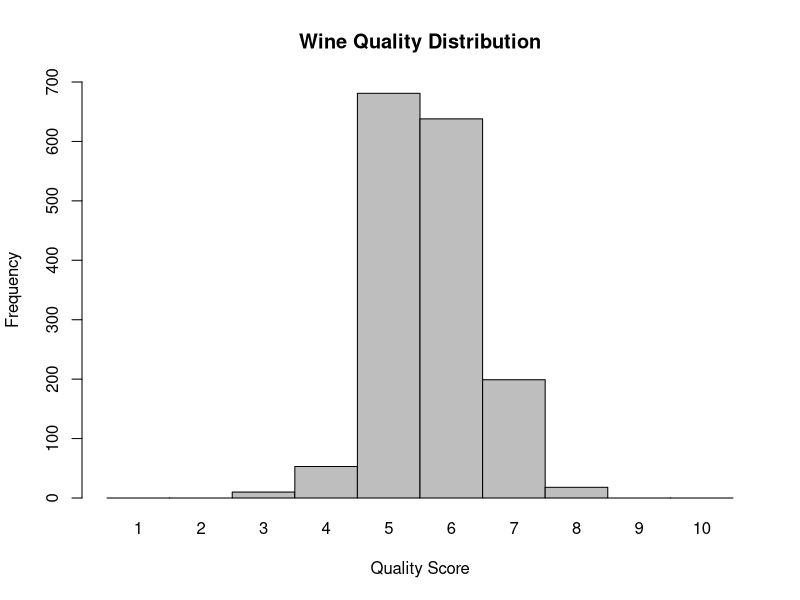
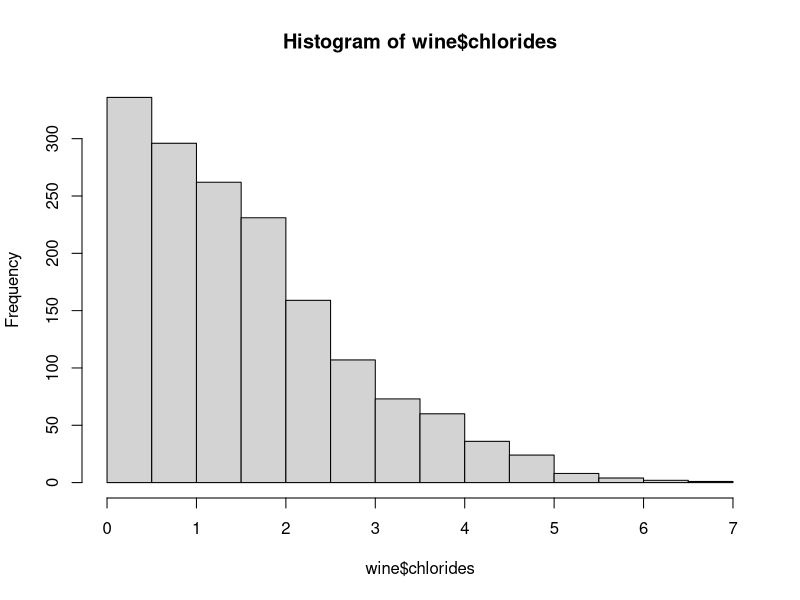
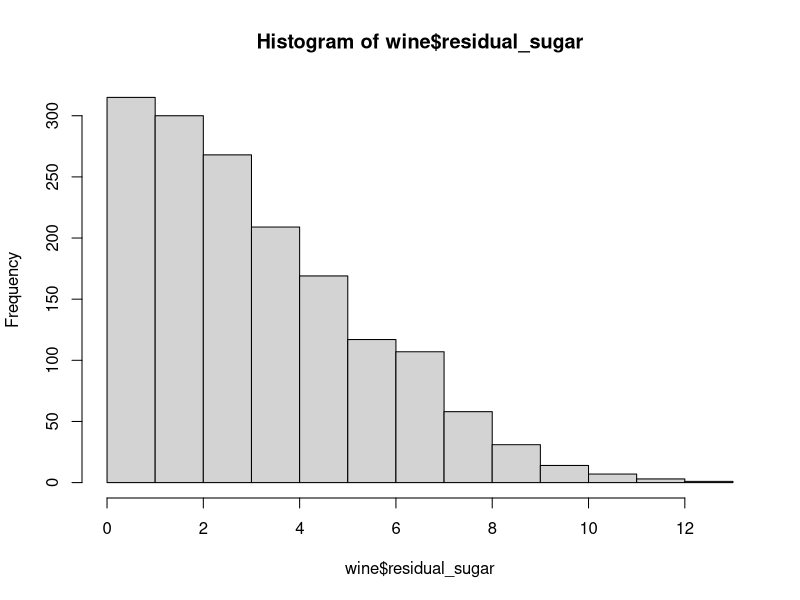
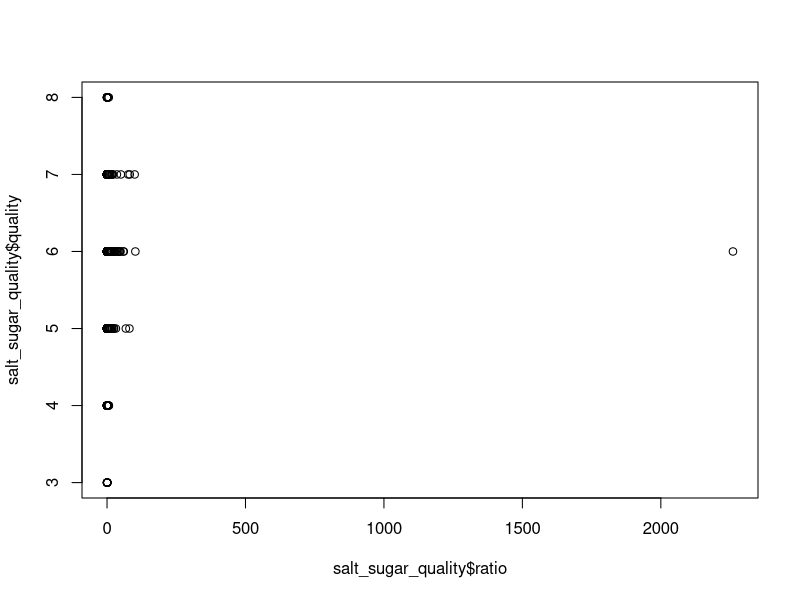

Generate these figures, in order, with R:
library(ggplot2)

wine <- read.csv("wine.csv")

# Create dataframe containing frequencies of each quality rating
quality_freq <- data.frame(seq(1, 10, 1), tabulate(wine$quality, nbins=10))
colnames(quality_freq) <- c("quality", "freq")

# Doing a sneaky bar plot, but making it look like a histogram :/
barplot(quality_freq$freq, 
        main="Wine Quality Distribution",
        xlab="Quality Score",
        ylab="Frequency",
        names.arg=c(1, 2, 3, 4, 5, 6, 7, 8, 9, 10),
        ylim=c(0, 700),
        space = 0)

# Create subset of only acid, sugar and quality columns
salt_sugar_quality <- wine[c("chlorides","residual_sugar", "quality")]

# Create new column, calculate ratio of acid and sugar
# Fixed acidity and residual sugar are measured in mg/L and g/L, so converted between those
salt_sugar_quality <- transform(salt_sugar_quality, ratio = chlorides / residual_sugar)

# Check normality of acid and sugar concentrations
shapiro.test(wine$chlorides)
shapiro.test(wine$residual_sugar)
hist(wine$chlorides)
hist(wine$residual_sugar)

# Data is not normally distributed, so perform a spiderman
cor.test(salt_sugar_quality$ratio, salt_sugar_quality$quality, method = "spearman")

# Plot just so I can maintain some remnant of sanity
plot(salt_sugar_quality$ratio, salt_sugar_quality$quality)







